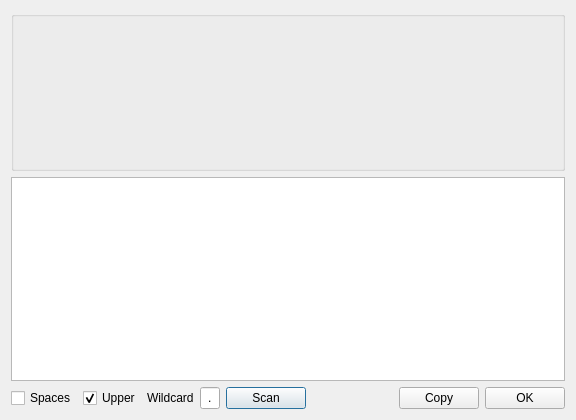
<?xml version="1.0" encoding="UTF-8"?>
<ui version="4.0">
 <class>DialogHexSignature</class>
 <widget class="QDialog" name="DialogHexSignature">
  <property name="windowModality">
   <enum>Qt::ApplicationModal</enum>
  </property>
  <property name="geometry">
   <rect>
    <x>0</x>
    <y>0</y>
    <width>576</width>
    <height>420</height>
   </rect>
  </property>
  <property name="windowTitle">
   <string>Signature</string>
  </property>
  <property name="modal">
   <bool>true</bool>
  </property>
  <layout class="QVBoxLayout" name="verticalLayout_2">
   <item>
    <widget class="QGroupBox" name="GroupBox">
     <property name="minimumSize">
      <size>
       <width>0</width>
       <height>160</height>
      </size>
     </property>
     <layout class="QVBoxLayout" name="verticalLayout">
      <property name="spacing">
       <number>0</number>
      </property>
      <property name="leftMargin">
       <number>0</number>
      </property>
      <property name="topMargin">
       <number>0</number>
      </property>
      <property name="rightMargin">
       <number>0</number>
      </property>
      <property name="bottomMargin">
       <number>0</number>
      </property>
      <item>
       <layout class="QHBoxLayout" name="horizontalLayout0">
        <property name="spacing">
         <number>0</number>
        </property>
        <property name="sizeConstraint">
         <enum>QLayout::SetDefaultConstraint</enum>
        </property>
       </layout>
      </item>
      <item>
       <layout class="QHBoxLayout" name="horizontalLayout1">
        <property name="spacing">
         <number>0</number>
        </property>
       </layout>
      </item>
      <item>
       <layout class="QHBoxLayout" name="horizontalLayout2">
        <property name="spacing">
         <number>0</number>
        </property>
       </layout>
      </item>
      <item>
       <layout class="QHBoxLayout" name="horizontalLayout3">
        <property name="spacing">
         <number>0</number>
        </property>
       </layout>
      </item>
      <item>
       <layout class="QHBoxLayout" name="horizontalLayout4">
        <property name="spacing">
         <number>0</number>
        </property>
       </layout>
      </item>
      <item>
       <layout class="QHBoxLayout" name="horizontalLayout5">
        <property name="spacing">
         <number>0</number>
        </property>
       </layout>
      </item>
      <item>
       <layout class="QHBoxLayout" name="horizontalLayout6">
        <property name="spacing">
         <number>0</number>
        </property>
       </layout>
      </item>
      <item>
       <layout class="QHBoxLayout" name="horizontalLayout7">
        <property name="spacing">
         <number>0</number>
        </property>
       </layout>
      </item>
     </layout>
    </widget>
   </item>
   <item>
    <widget class="QTextEdit" name="textEditSignature">
     <property name="readOnly">
      <bool>true</bool>
     </property>
     <property name="html">
      <string notr="true">&lt;!DOCTYPE HTML PUBLIC &quot;-//W3C//DTD HTML 4.0//EN&quot; &quot;http://www.w3.org/TR/REC-html40/strict.dtd&quot;&gt;
&lt;html&gt;&lt;head&gt;&lt;meta name=&quot;qrichtext&quot; content=&quot;1&quot; /&gt;&lt;style type=&quot;text/css&quot;&gt;
p, li { white-space: pre-wrap; }
&lt;/style&gt;&lt;/head&gt;&lt;body style=&quot; font-family:'MS Shell Dlg 2'; font-size:8.25pt; font-weight:400; font-style:normal;&quot;&gt;
&lt;p style=&quot;-qt-paragraph-type:empty; margin-top:0px; margin-bottom:0px; margin-left:0px; margin-right:0px; -qt-block-indent:0; text-indent:0px;&quot;&gt;&lt;br /&gt;&lt;/p&gt;&lt;/body&gt;&lt;/html&gt;</string>
     </property>
    </widget>
   </item>
   <item>
    <layout class="QHBoxLayout" name="horizontalLayout_2">
     <item>
      <widget class="QCheckBox" name="checkBoxSpaces">
       <property name="text">
        <string>Spaces</string>
       </property>
      </widget>
     </item>
     <item>
      <widget class="QCheckBox" name="checkBoxUpper">
       <property name="text">
        <string>Upper</string>
       </property>
       <property name="checked">
        <bool>true</bool>
       </property>
      </widget>
     </item>
     <item>
      <widget class="QLabel" name="labelWildcard">
       <property name="text">
        <string>Wildcard</string>
       </property>
      </widget>
     </item>
     <item>
      <widget class="QLineEdit" name="lineEditWildcard">
       <property name="maximumSize">
        <size>
         <width>20</width>
         <height>16777215</height>
        </size>
       </property>
       <property name="text">
        <string notr="true">.</string>
       </property>
       <property name="maxLength">
        <number>1</number>
       </property>
       <property name="alignment">
        <set>Qt::AlignCenter</set>
       </property>
      </widget>
     </item>
     <item>
      <widget class="QPushButton" name="pushButtonScan">
       <property name="text">
        <string>Scan</string>
       </property>
      </widget>
     </item>
     <item>
      <spacer name="horizontalSpacer_2">
       <property name="orientation">
        <enum>Qt::Horizontal</enum>
       </property>
       <property name="sizeHint" stdset="0">
        <size>
         <width>40</width>
         <height>20</height>
        </size>
       </property>
      </spacer>
     </item>
     <item>
      <widget class="QPushButton" name="pushButtonCopy">
       <property name="text">
        <string>Copy</string>
       </property>
      </widget>
     </item>
     <item>
      <widget class="QPushButton" name="pushButtonOK">
       <property name="text">
        <string>OK</string>
       </property>
      </widget>
     </item>
    </layout>
   </item>
  </layout>
 </widget>
 <resources/>
 <connections/>
</ui>
